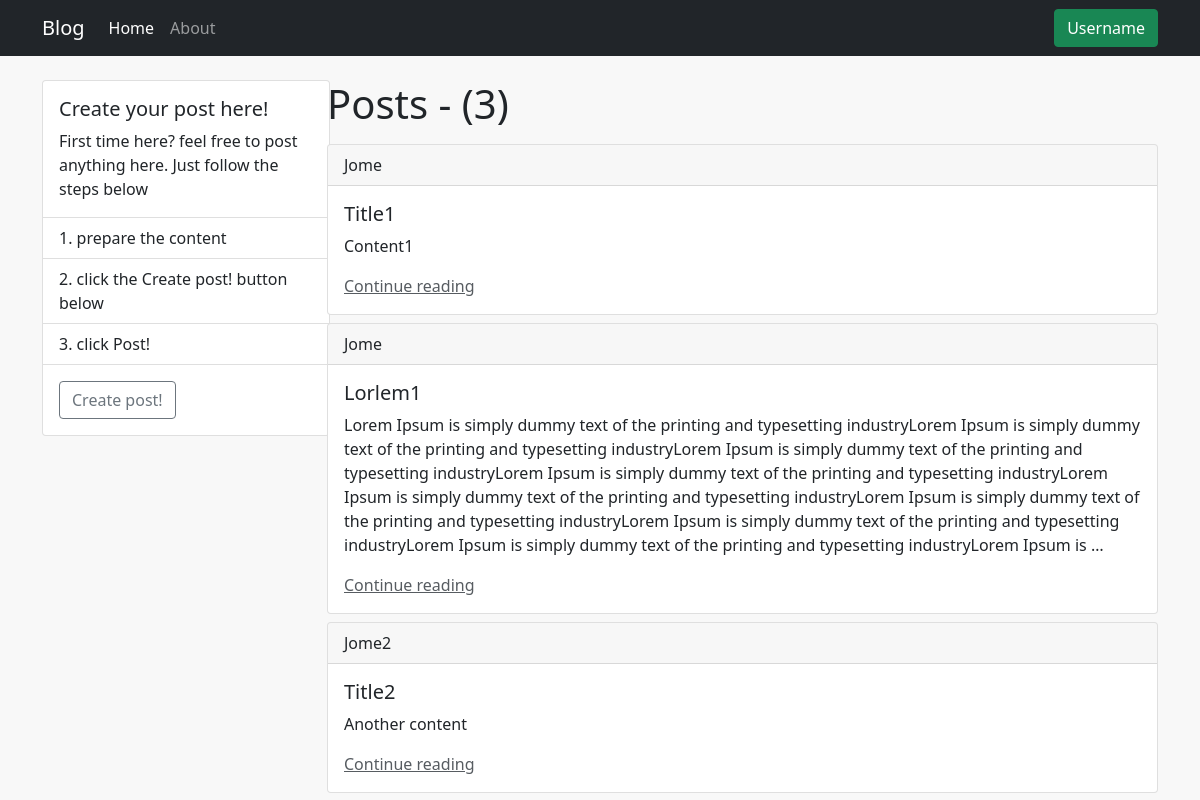
Before: / with the older database file.
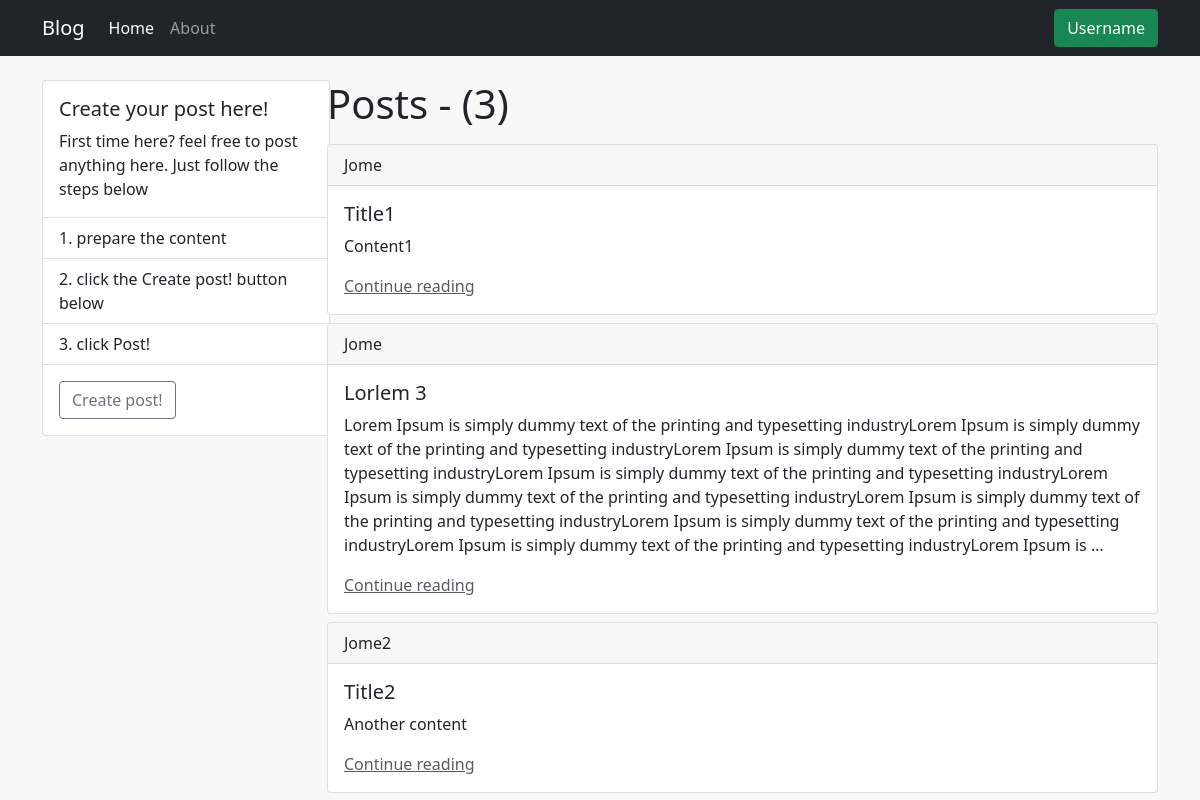
After: the same page with the newer database file.
### blog/models.py (models this page shows)
class Post(models.Model):
    author = models.CharField(max_length=50, default='Unknown')
    title = models.CharField(max_length=50, default='Unknown')
    content = models.TextField(default='NO content')
    comment = models.TextField(default='')

### blog/views.py (the view)
# urls.py: path('', views.PostListView, name='blog-home'),
def PostListView(request):
    posts = Post.objects.all()
    title = "Blog - Home"
    template = 'blog/home.html'
    context = {
        'title': title,
        'posts': posts,
        'posts_count': len(posts)
    }
    return render(request, template, context)

### blog/templates/blog/home.html (shortened to what this page needs)
{% extends 'blog/base.html' %}
{% block content %}
    <div class="row mt-4">
        <div class="col-3">
            <div class="card" style="width: 18rem;">
                <div class="card-body">
                  <h5 class="card-title">Create your post here!</h5>
                  <p class="card-text">First time here? feel free to post anything here. Just follow the steps below</p>
                </div>
                <ul class="list-group list-group-flush">
                  <li class="list-group-item">1. prepare the content</li>
                  <li class="list-group-item">2. click the Create post! button below</li>
                  <li class="list-group-item">3. click Post!</li>
                </ul>
                <div class="card-body">
                  <a href="{% url 'blog-create' %}" class="btn btn-outline-secondary">Create post!</a>
                </div>
            </div>
        </div>
        <div class="col">
            <h1 class="mb-3">Posts{% if posts_count != 0 %} - ({{ posts_count }}) {% endif%} </h1>
            {% for post in posts %}
                <div class="card mt-2">
                    <div class="card-header">
                        {{ post.author }}
                    </div>
                    <div class="card-body" id="post-{{ post.id }}">
                        <h5 class="card-title">{{ post.title }}</h5>
                        <p class="card-text">{{ post.content|truncatechars:600 }}</p>
                        <div class="continue-reading">
                            <a href="{% url 'blog-detail' post.id %}">Continue reading</a>
                        </div>
                    </div>
                </div>
            {% endfor %}
        </div>
    </div>
{% endblock %}

### blog/templates/blog/base.html (shortened to what this page needs)
{% load static %}
<!DOCTYPE html>
<html lang="en">
<head>
    <link href="https://cdn.jsdelivr.net/npm/bootstrap@5.1.3/dist/css/bootstrap.min.css" rel="stylesheet">
    <link rel="stylesheet" href="{% static 'blog/style.css' %}">
</head>
<body>
    <nav class="navbar navbar-expand-lg navbar-dark bg-dark">
        <div class="container">
            <a class="navbar-brand" href="{% url 'blog-home' %}">Blog</a>
            <div class="collapse navbar-collapse" id="navbarSupportedContent">
            <ul class="navbar-nav me-auto mb-2 mb-lg-0">
                <li class="nav-item">
                <a class="nav-link active" aria-current="page" href="{% url 'blog-home' %}">Home</a>
                </li>
                <li class="nav-item">
                <a class="nav-link" href="{% url 'blog-about' %}">About</a>
                </li>
            </ul>
            <div class="d-flex">
                <a href="/admin" class="btn btn-success" type="submit"> Username </a>
            </div>
            </div>
        </div>
    </nav>
    <div class="container">
        {% block content %}
        {% endblock %}
    </div>
</body>
</html>

### blog/static/blog/style.css (style rules this page uses)
body { background-color: rgb(248, 248, 248); }
.continue-reading { width: 100%; }
.continue-reading > a { color:rgb(87, 92, 97); }

Changed rows visible on the page:
changed Post: title "Lorlem1" → "Lorlem 3"
